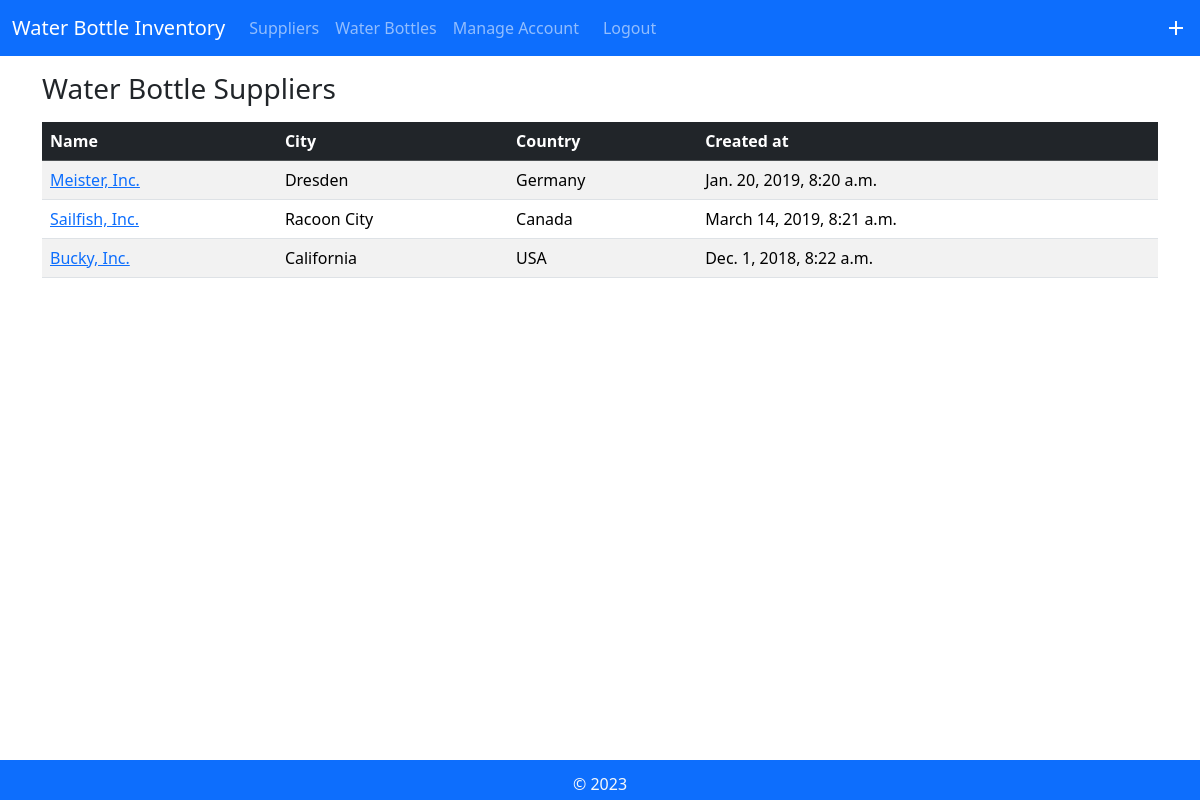
The app's page /view_supplier/1/ with its own data.
### Myinventoryapp/models.py (models this page shows, shortened)
class Supplier(models.Model):
    name = models.CharField(max_length=300)
    city = models.CharField(max_length=300)
    country = models.CharField(max_length=300)
    created_at = models.DateTimeField(blank=True, null=True)
    objects = models.Manager()

### Myinventoryapp/views.py (the view)
# urls.py: path('view_supplier/<int:pk>/', views.view_supplier, name='view_supplier'),
def view_supplier(request, pk):
    a = get_object_or_404(Account, pk=pk)
    supplier_objects = Supplier.objects.all()
    context = {'supplier':supplier_objects,
               'a':a}
    return render(request, 'Myinventoryapp/view_supplier.html', context)

### Myinventoryapp/templates/Myinventoryapp/view_supplier.html
{% extends 'Myinventoryapp/base.html' %}
{% load static %}
                {% block content %}
                <div class="row">
                    <div class="col">
                        <h3>Water Bottle Suppliers</h3>
                        <table class="table table-striped mt-3">
                            <thead >
                                <tr>
                                    <th class="table-dark" scope="col"> Name </th>
                                    <th class="table-dark" scope="col"> City </th>
                                    <th class="table-dark" scope="col"> Country </th>
                                    <th class="table-dark" scope="col"> Created at </th>
                                </tr>
                            </thead>
                            <tbody>
                                {% for s in supplier %}
                                {% if a %}
                                <tr>
                                    <td> <a href="{% url 'view_bottles' pk=a.pk %}" class="link-primary">{{ s.name }}</a> </td>
                                    <td> {{ s.city }} </td>
                                    <td> {{ s.country }} </td>
                                    <td> {{ s.created_at }} </td>
                                </tr>
                                {% endif %}
                                {% endfor %}
                            </tbody>
                        </table>
                    </div>
                </div>
                {% endblock %}

### Myinventoryapp/templates/Myinventoryapp/base.html (shortened to what this page needs)
{% load static %}
<html>
    <head>
        <link href="https://cdn.jsdelivr.net/npm/bootstrap@5.3.3/dist/css/bootstrap.min.css" rel="stylesheet">
        <link rel="stylesheet" href="{% static 'bootstrap/css/custom.css' %}">
    </head>
    <body>
        <nav class="navbar navbar-dark bg-custom mb-3 sticky-top" style="background-color: #0D6EFD;">
            <div class="container-fluid">
                <a class="navbar-brand mb-0" href="">Water Bottle Inventory</span></a>
                        <ul class="navbar-nav list-group-horizontal me-auto">
                        {% if a %}
                        <li class="nav-item active">
                            <a class="nav-link d-inline mx-2" href="{% url 'view_supplier' pk=a.pk %}">Suppliers</a>
                        <li class="nav-item active">
                            <a class="nav-link d-inline mx-2" href="{% url 'view_bottles' pk=a.pk %}">Water Bottles</a>
                        <li class="nav-item active">
                            <a class="nav-link d-inline mx-2" href="{% url 'manage_account' pk=a.pk %}">Manage Account</a>
                        </li>
                        <li class="nav-item active">
                            <a class="nav-link d-inline mx-3" href="{% url 'login' %}">Logout</a>
                        </li>
                        </ul>
                <a href="{% url 'add_bottle' pk=a.pk %}" style="color:white"><i class="material-icons">add</i></a>
                {% endif %}
            </div>
        </nav>
        <div class="container">
                <div class="col justify-content-center">
                {% block content %}
                {% endblock %}
                </div>
            </div>
        <footer class="footer bg-custom" style="background-color: #0D6EFD;">
            <div class="container text-center text-light py-1">&copy; 2023</div>
        </footer>
    </body>
</html>

### Myinventoryapp/templates/Myinventoryapp/base.html (style rules this page uses)
.footer { position: fixed; left: 0; bottom: 0; width: 100%; }

### records on screen
Supplier: name "Meister, Inc.", city "Dresden", country "Germany", created_at "Jan. 20, 2019, 8:20 a.m."
Supplier: name "Sailfish, Inc.", city "Racoon City", country "Canada", created_at "March 14, 2019, 8:21 a.m."
Supplier: name "Bucky, Inc.", city "California", country "USA", created_at "Dec. 1, 2018, 8:22 a.m."
